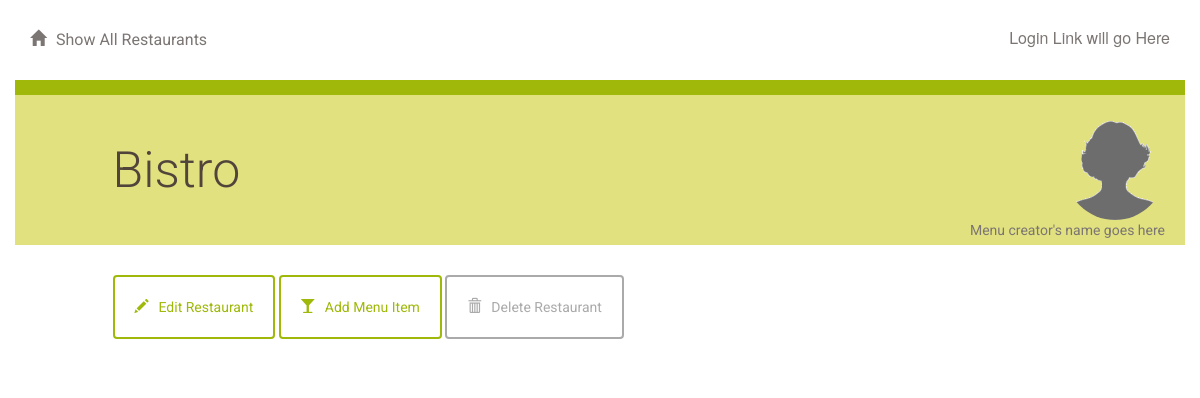
Page /restaurant/10/ on the earlier database version.
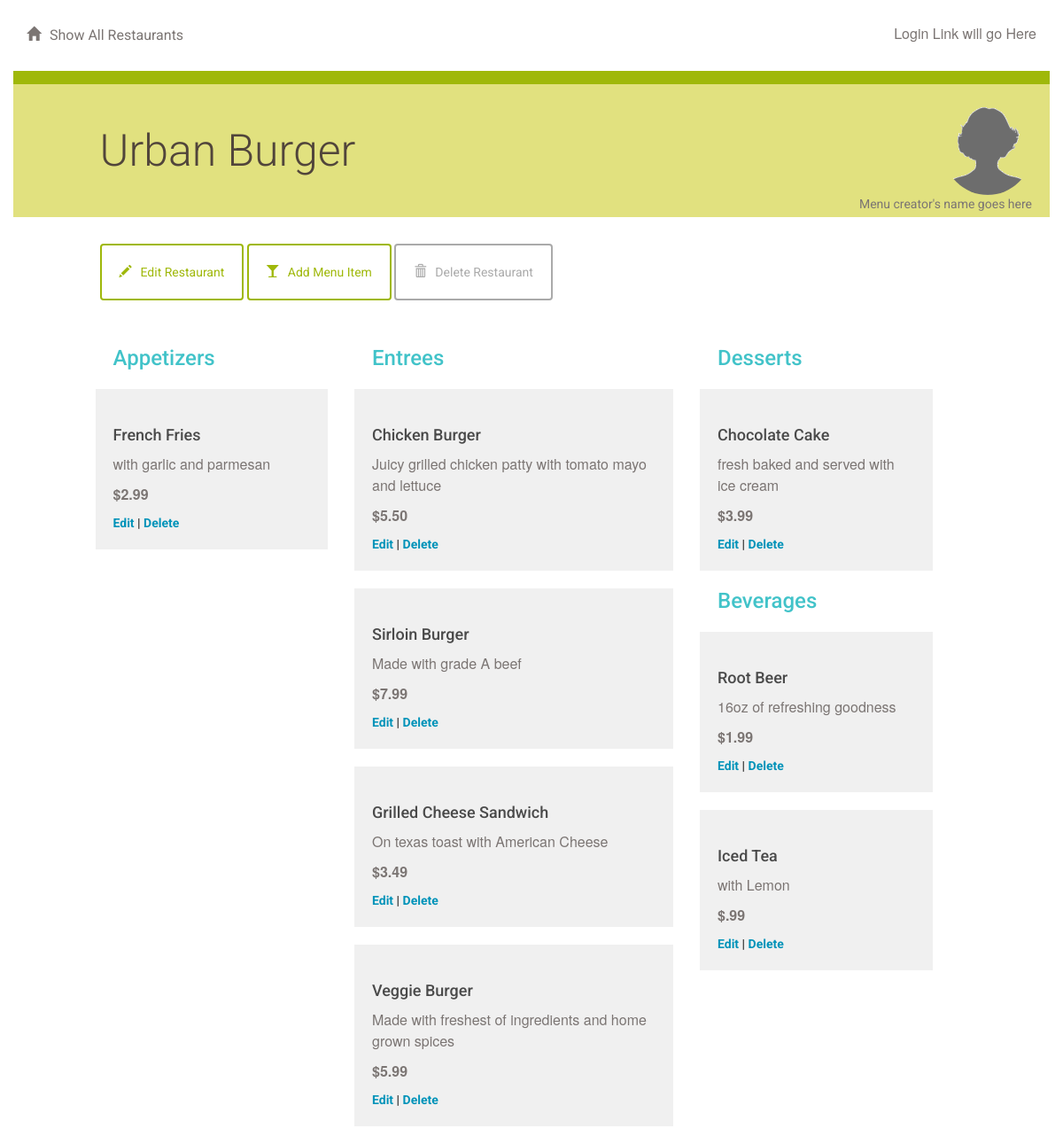
Same page on the later database version.
### database_setup.py (models this page shows, shortened)
class Restaurant(Base):
    __tablename__ = 'restaurant'
    id = Column(Integer, primary_key=True)
    name = Column(String(250), nullable=False)

class MenuItem(Base):
    __tablename__ = 'menu_item'
    name = Column(String(80), nullable=False)
    id = Column(Integer, primary_key=True)
    description = Column(String(250))
    price = Column(String(8))
    course = Column(String(250))
    restaurant_id = Column(Integer, ForeignKey('restaurant.id'))
    restaurant = relationship(Restaurant)

### project.py (the view)
@app.route('/restaurant/<int:restaurant_id>/')
@app.route('/restaurant/<int:restaurant_id>/menu/')
def showMenu(restaurant_id):
    restaurant = session.query(Restaurant).filter_by(id=restaurant_id).one()
    items = session.query(MenuItem).filter_by(
        restaurant_id=restaurant_id).all()
    return render_template('menu.html', items=items, restaurant=restaurant)

### templates/menu.html (shortened to what this page needs)
{% extends "main.html" %}
{% block content %}
{% include "header.html" %}
	<div class="row divider green">
		<div class="col-md-12"></div>
	</div>
	<div class="row banner menu">
		<div class="col-md-11 col-md-offset-1 padding-none">
			<h1>{{ restaurant.name }}
			<figure class="creator">
				<img src="{{ url_for('static', filename='blank_user.gif') }}">
				<figcaption>Menu creator's name goes here</figcaption>
			</figure>
			</h1>
		</div>
	</div>
	<div class="row padding-top padding-bottom">
		<div class="col-md-1"></div>
		<div class="col-md-11 padding-none">
			<a href="{{url_for('editRestaurant', restaurant_id = restaurant.id )}}">
				<button class="btn btn-default" id="new-menu-item">
					<span class="glyphicon glyphicon-pencil" aria-hidden="true"></span>Edit Restaurant
				</button>
			</a>
			<a href="{{url_for('newMenuItem', restaurant_id = restaurant.id )}}">
				<button class="btn btn-default" id="new-menu-item">
					<span class="glyphicon glyphicon-glass" aria-hidden="true"></span>Add Menu Item
				</button>
			</a>
						<a href="{{url_for('deleteRestaurant', restaurant_id = restaurant.id )}}">
				<button class="btn btn-default delete" id="delete-restaurant">
					<span class="glyphicon glyphicon-trash" aria-hidden="true"></span>Delete Restaurant
				</button>
			</a>
		</div>
		<div class="col-md-7"></div>
	</div>
	{% if items !=[] %}
		<div class="row">
			<div class="col-md-1"></div>
			<div class="col-md-3">
				<h2>Appetizers</h2>
					{% for i in items %}
						{% if i.course == 'Appetizer' %}
							<div class="menu-item">
								<h3>{{i.name}}</h3>
								<p>{{i.description}}</p>
								<p class="menu-price">{{i.price}}</p>
								<a href='{{url_for('editMenuItem', restaurant_id = restaurant.id, menu_id=i.id ) }}'>Edit</a> |
								<a href='{{url_for('deleteMenuItem', restaurant_id = restaurant.id, menu_id=i.id ) }}'>Delete</a>
							</div>
						{% endif %}
					{% endfor %}
			</div>
			<div class="col-md-4">
				<h2>Entrees</h2>
					{% for i in items %}
						{% if i.course == 'Entree' %}
						<div class="menu-item">
							<h3>{{i.name}}</h3>
							<p>{{i.description}}</p>
							<p class="menu-price">{{i.price}}</p>
							<a href='{{url_for('editMenuItem', restaurant_id = restaurant.id, menu_id=i.id ) }}'>Edit</a> |
							<a href='{{url_for('deleteMenuItem', restaurant_id = restaurant.id, menu_id=i.id ) }}'>Delete</a>
						</div>
						{% endif %}
					{% endfor %}
			</div>
			<div class="col-md-3">
				<h2>Desserts</h2>
					{% for i in items %}
						{% if i.course == 'Dessert' %}
						<div class="menu-item">
							<h3>{{i.name}}</h3>
							<p>{{i.description}}</p>
							<p class="menu-price">{{i.price}}</p>
							<a href='{{url_for('editMenuItem', restaurant_id = restaurant.id, menu_id=i.id ) }}'>Edit</a> |
							<a href='{{url_for('deleteMenuItem', restaurant_id = restaurant.id, menu_id=i.id ) }}'>Delete</a>
						</div>
						{% endif %}
					{% endfor %}
				<h2>Beverages</h2>
					{% for i in items %}
						{% if i.course == 'Beverage' %}
						<div class="menu-item">
							<h3>{{i.name}}</h3>
							<p>{{i.description}}</p>
							<p class="menu-price">{{i.price}}</p>
							<a href='{{url_for('editMenuItem', restaurant_id = restaurant.id, menu_id=i.id ) }}'>Edit</a> |
							<a href='{{url_for('deleteMenuItem', restaurant_id = restaurant.id, menu_id=i.id ) }}'>Delete</a>
						</div>
						{% endif %}
					{% endfor %}
			</div>
			<div class="col-md-1"></div>
		</div>
	{% endif %}
{% endblock %}

### templates/main.html (shortened to what this page needs)
<!DOCTYPE html>
<html lang="en">
	<head>
		<link rel="stylesheet" href="//netdna.bootstrapcdn.com/bootstrap/3.1.1/css/bootstrap.min.css">
		<link rel=stylesheet type=text/css href="{{ url_for('static', filename='styles.css') }}">
	</head>
	<body>
		<div class="container">
			{% block content %}
			{% endblock %}
		</div>
	</body>
</html>

### templates/header.html
<div class="row top-menu">
	<div class="col-md-6">
		<a href="{{url_for('showRestaurants')}}">
			<span class="glyphicon glyphicon-home" aria-hidden="true"></span>Show All Restaurants
		</a>
	</div>
	<div class="col-md-6 text-right">
					<p>Login Link will go Here </p>
	</div>
</div>

### static/styles.css (style rules this page uses)
* { font-family: "Helvetica Neue Bold", Roboto, Helvetica, Arial, sans-serif; font-weight: 700; }
h1 { font-family: "Helvetica Neue Light", Roboto, Helvetica, Arial, sans-serif; font-size: 50px; color: #51453B; line-height: 60px; font-weight: 300; }
h2 { font-size: 24px; color: #42C3C9; line-height: 29px; }
h3 { font-size: 18px; color: #4A4A4A; line-height: 23px; }
p { font-family: "Helvetica Neue", Roboto, Helvetica, Arial, sans-serif; font-size: 16px; color: #7B7573; line-height: 24px; font-weight: 400; }
a { font-size: 14px; color: #0093B9; line-height: 17px; }
.padding-top { padding-top: 30px; }
.padding-bottom { padding-bottom: 30px; }
.padding-none { padding: 0; }
.btn { padding: 20px; margin: 0; border-color: #9FB80A; border-width: 2px; color: #9FB80A;; }
.btn.delete { border-color: #aaaaaa; color: #aaaaaa; }
.glyphicon { margin-right: 10px; }
.top-menu { padding-top: 30px; padding-bottom: 30px; }
.top-menu p { margin-bottom: 0; line-height: 16px; }
.top-menu a { margin-bottom: 0; line-height: 16px; font-size: 16px; color: #7B7573; font-weight: 400; }
.divider { height: 15px; }
.divider.green { background-color: #9FB80A; }
.banner.menu { height: 150px; background-color: #E1E17F; }
.banner h1 { margin: 45px 0; }
.menu-item { background: #F0F0F0; padding: 20px; margin: 20px; margin-left: -20px; }
.menu-price { font-weight: 700; }
.creator { padding-right: 20px; margin-top: -20px; text-align: right; float:right; }
.creator img { width: 100px; border-radius: 50%; }
.creator figcaption { font-size: 14px; color: #7B7573; font-weight: 400; margin-top: -20px; }

Differences in the rows shown:
changed Restaurant: name "Bistro" → "Urban Burger"
added MenuItem: name "French Fries", description "with garlic and parmesan", price "$2.99", shown under "Appetizers"
added MenuItem: name "Chicken Burger", description "Juicy grilled chicken patty with tomato mayo and lettuce", price "$5.50", shown under "Entrees"
added MenuItem: name "Sirloin Burger", description "Made with grade A beef", price "$7.99", shown under "Entrees"
added MenuItem: name "Grilled Cheese Sandwich", description "On texas toast with American Cheese", price "$3.49", shown under "Entrees"
added MenuItem: name "Veggie Burger", description "Made with freshest of ingredients and home grown spices", price "$5.99", shown under "Entrees"
added MenuItem: name "Chocolate Cake", description "fresh baked and served with ice cream", price "$3.99", shown under "Desserts"
added MenuItem: name "Root Beer", description "16oz of refreshing goodness", price "$1.99", shown under "Beverages"
added MenuItem: name "Iced Tea", description "with Lemon", price "$.99", shown under "Beverages"
Other differences:
text now shown: "Appetizers Entrees Desserts Beverages"
